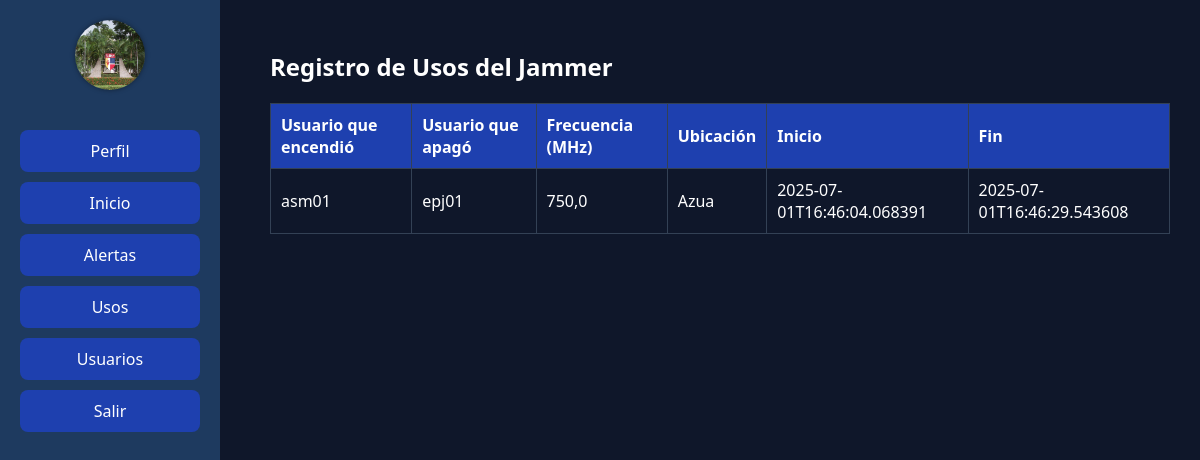
Page /usos/ (signed in) on the committed database.
### usuarios/models.py (models this page shows, shortened)
class PerfilUsuario(models.Model):
    user = models.OneToOneField(User, on_delete=models.CASCADE)
    foto = models.ImageField(upload_to='avatars/', blank=True, null=True)
    segundo_nombre = models.CharField(max_length=50, blank=True)
    segundo_apellido = models.CharField(max_length=50, blank=True)
    telefono = models.CharField(max_length=15, blank=True)

### usuarios/views.py (the view)
# urls.py: path('usos/', views.usos_view, name='usos'),
@login_required
def usos_view(request):
    if request.user.is_staff:
        registros = utils_db_registros.obtener_todos_registros()
    else:
        registros = utils_db_registros.obtener_registros_por_usuario(request.user.username)
    return render(request, "usuarios/usos.html", {
        "registros": registros
    })

### paginajammer/utils_db_registros.py (called while the page is built)
def obtener_conexion():
    return sqlite3.connect(DB_PATH)

def obtener_todos_registros():
    conn = obtener_conexion()
    cursor = conn.cursor()
    sql = """
        SELECT id, usuario_inicio, usuario_fin, frecuencia_mhz, ubicacion, inicio_registro, fin_registro
        FROM registros_jammer
        ORDER BY inicio_registro DESC
    """
    cursor.execute(sql)
    results = cursor.fetchall()
    conn.close()
    return results

### usuarios/templates/usuarios/usos.html (shortened to what this page needs)
{% extends 'base.html' %}
{% block content %}
<h2>Registro de Usos del Jammer</h2>
<table>
  <thead>
    <tr>
      <th>Usuario que encendió</th>
      <th>Usuario que apagó</th>
      <th>Frecuencia (MHz)</th>
      <th>Ubicación</th>
      <th>Inicio</th>
      <th>Fin</th>
    </tr>
  </thead>
  <tbody>
    {% for r in registros %}
    <tr>
      <td>{{ r.1 }}</td>
      <td>{{ r.2|default:"-" }}</td>
      <td>{{ r.3 }}</td>
      <td>{{ r.4 }}</td>
      <td>{{ r.5 }}</td>
      <td>{{ r.6|default:"-" }}</td>
    </tr>
    {% empty %}
    <tr>
      <td colspan="6">No hay registros disponibles.</td>
    </tr>
    {% endfor %}
  </tbody>
</table>
{% endblock %}

### usuarios/templates/base.html (shortened to what this page needs)
<!DOCTYPE html>
<html lang="es">
{% load static %}
<head>
</head>
<body>
  <div class="sidebar">
    <div class="sidebar-avatar">
      {% if request.user.perfilusuario.foto %}
        <img src="{{ request.user.perfilusuario.foto.url }}" alt="avatar" class="avatar-img">
      {% else %}
        <img src="{% static 'default/avatar.png' %}" alt="avatar" class="avatar-img">
      {% endif %}
    </div>
    <a class="menu-btn" href="{% url 'perfil' %}">Perfil</a>
    <a class="menu-btn" href="{% url 'inicio' %}">Inicio</a>
    <a class="menu-btn" href="{% url 'alertas' %}">Alertas</a>
    <a class="menu-btn" href="{% url 'usos' %}">Usos</a>
    {% if request.user.is_staff %}
      <a class="menu-btn" href="{% url 'usuarios' %}">Usuarios</a>
    {% endif %}
    <a class="menu-btn" href="{% url 'logout' %}">Salir</a>
  </div>
  <div class="main">
    {% block content %}{% endblock %}
  </div>
</body>
</html>

### usuarios/templates/base.html (style rules this page uses)
body { margin: 0; font-family: 'Segoe UI', sans-serif; background-color: #0f172a; color: white; }
.sidebar { position: fixed; top: 0; left: 0; width: 220px; height: 100vh; background-color: #1e3a5f; padding: 20px; box-sizing: border-box; }
.sidebar-avatar { text-align: center; margin-bottom: 30px; }
.avatar-img { width: 70px; height: 70px; border-radius: 50%; object-fit: cover; margin-bottom: 10px; box-shadow: 0 0 5px rgba(0,0,0,0.4); }
.sidebar .menu-btn { display: block; margin: 10px 0; padding: 10px; background-color: #1e40af; color: white; text-align: center; border-radius: 8px; text-decoration: none; transition: background-color 0.3s; }
.main { margin-left: 240px; padding: 30px; }

### usuarios/templates/usuarios/usos.html (style rules this page uses)
h2 { margin-bottom: 20px; }
table { width: 100%; border-collapse: collapse; margin-bottom: 20px; }
th, td { padding: 10px; border: 1px solid #334155; text-align: left; }
th { background-color: #1e40af; color: white; }

### rows in the picture
registros_jammer: usuario_inicio "asm01", usuario_fin "epj01", r "750,0", ubicacion "Azua", inicio_registro "2025-07-01T16:46:04.068391", fin_registro "2025-07-01T16:46:29.543608"
